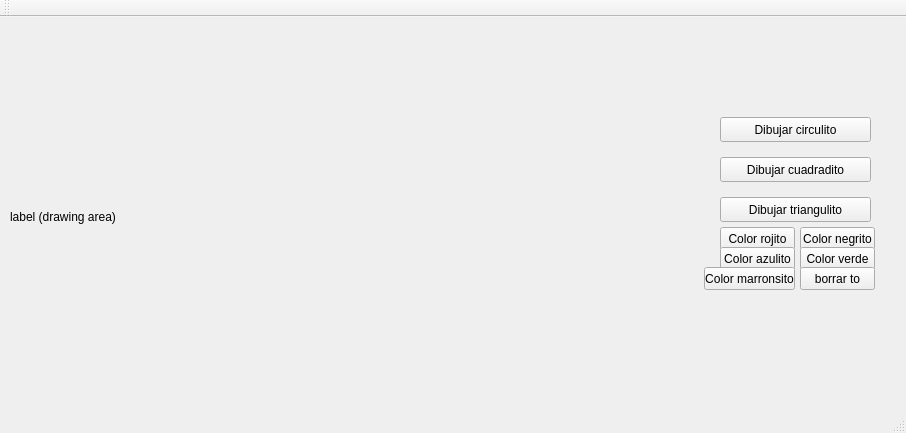
<?xml version="1.0" encoding="UTF-8"?>
<ui version="4.0">
 <class>MainWindow</class>
 <widget class="QMainWindow" name="MainWindow">
  <property name="geometry">
   <rect>
    <x>0</x>
    <y>0</y>
    <width>906</width>
    <height>433</height>
   </rect>
  </property>
  <property name="windowTitle">
   <string>MainWindow</string>
  </property>
  <widget class="QWidget" name="centralWidget">
   <widget class="QLabel" name="label_draw_area">
    <property name="geometry">
     <rect>
      <x>10</x>
      <y>0</y>
      <width>600</width>
      <height>400</height>
     </rect>
    </property>
    <property name="text">
     <string>label (drawing area)</string>
    </property>
   </widget>
   <widget class="QPushButton" name="b_draw_circle">
    <property name="geometry">
     <rect>
      <x>720</x>
      <y>100</y>
      <width>151</width>
      <height>25</height>
     </rect>
    </property>
    <property name="text">
     <string>Dibujar circulito</string>
    </property>
   </widget>
   <widget class="QPushButton" name="b_draw_square">
    <property name="geometry">
     <rect>
      <x>720</x>
      <y>140</y>
      <width>151</width>
      <height>25</height>
     </rect>
    </property>
    <property name="text">
     <string>Dibujar cuadradito</string>
    </property>
   </widget>
   <widget class="QPushButton" name="b_draw_triangle">
    <property name="geometry">
     <rect>
      <x>720</x>
      <y>180</y>
      <width>151</width>
      <height>25</height>
     </rect>
    </property>
    <property name="text">
     <string>Dibujar triangulito</string>
    </property>
   </widget>
   <widget class="QPushButton" name="pushButton">
    <property name="geometry">
     <rect>
      <x>720</x>
      <y>210</y>
      <width>75</width>
      <height>23</height>
     </rect>
    </property>
    <property name="text">
     <string>Color rojito</string>
    </property>
   </widget>
   <widget class="QPushButton" name="pushButton_2">
    <property name="geometry">
     <rect>
      <x>720</x>
      <y>230</y>
      <width>75</width>
      <height>23</height>
     </rect>
    </property>
    <property name="text">
     <string>Color azulito</string>
    </property>
   </widget>
   <widget class="QPushButton" name="pushButton_3">
    <property name="geometry">
     <rect>
      <x>800</x>
      <y>210</y>
      <width>75</width>
      <height>23</height>
     </rect>
    </property>
    <property name="text">
     <string>Color negrito</string>
    </property>
   </widget>
   <widget class="QPushButton" name="pushButton_4">
    <property name="geometry">
     <rect>
      <x>800</x>
      <y>230</y>
      <width>75</width>
      <height>23</height>
     </rect>
    </property>
    <property name="text">
     <string>Color verde</string>
    </property>
   </widget>
   <widget class="QPushButton" name="pushButton_5">
    <property name="geometry">
     <rect>
      <x>704</x>
      <y>250</y>
      <width>91</width>
      <height>23</height>
     </rect>
    </property>
    <property name="text">
     <string>Color marronsito</string>
    </property>
   </widget>
   <widget class="QPushButton" name="pushButton_6">
    <property name="geometry">
     <rect>
      <x>800</x>
      <y>250</y>
      <width>75</width>
      <height>23</height>
     </rect>
    </property>
    <property name="text">
     <string>borrar to</string>
    </property>
   </widget>
  </widget>
  <widget class="QToolBar" name="mainToolBar">
   <attribute name="toolBarArea">
    <enum>TopToolBarArea</enum>
   </attribute>
   <attribute name="toolBarBreak">
    <bool>false</bool>
   </attribute>
  </widget>
  <widget class="QStatusBar" name="statusBar"/>
 </widget>
 <layoutdefault spacing="6" margin="11"/>
 <resources/>
 <connections/>
</ui>
